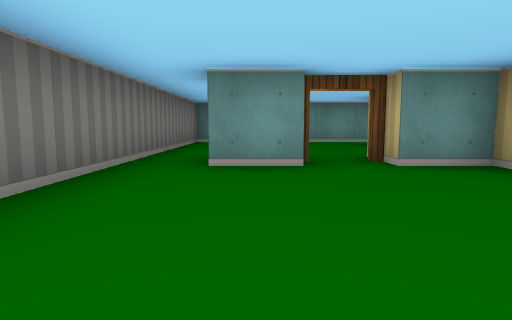
view 1 (above)

12 first-person views from a walk through a cub3D maze. The camera is about half as high as the walls, tilts 6° down and sees 75° across. The floor is counted in squares. Each view is taken from the middle of a square. On the plan, view 1 faces up. The plan holds only what a view shows up to about 9 squares ahead; the rest is blank.

view 2
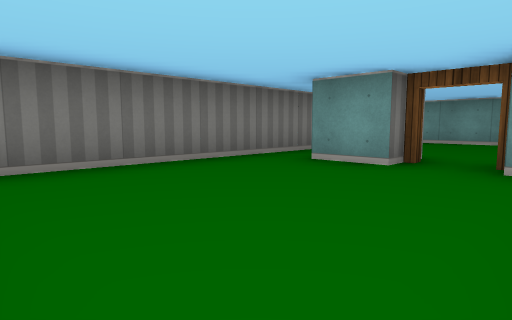

view 3
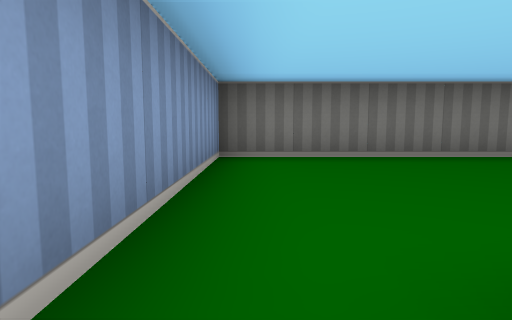

view 4
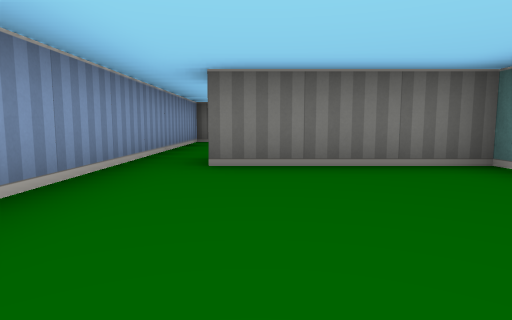

view 5
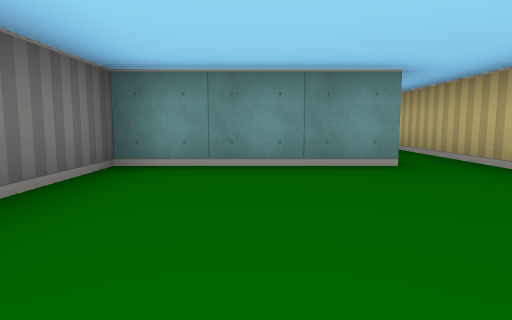

view 6
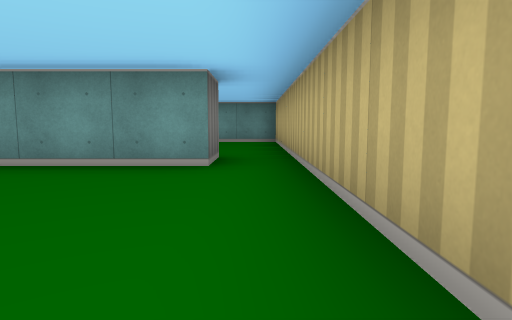

view 7
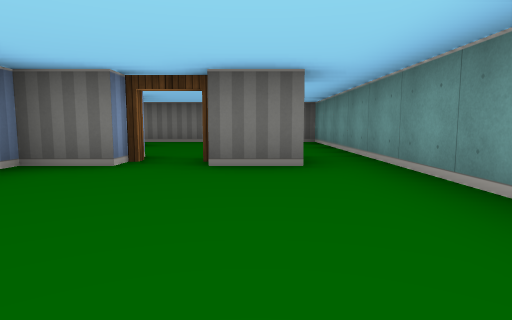

view 8
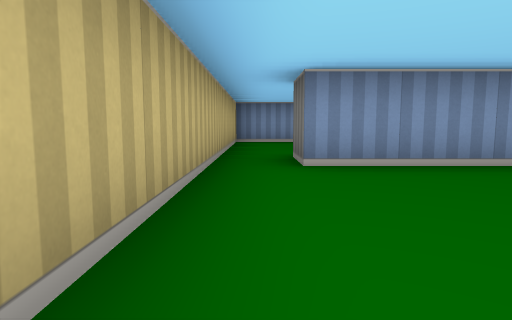

view 9
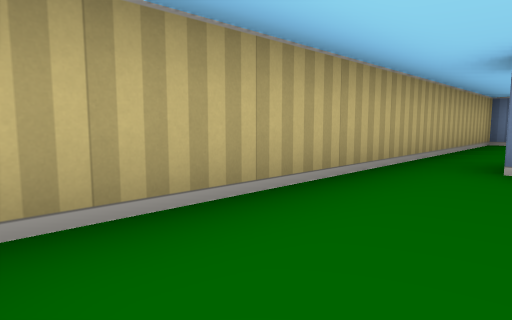

view 10
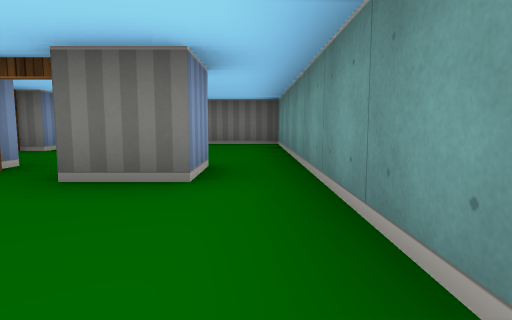

view 11
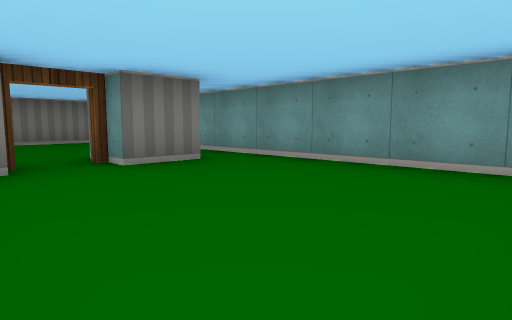

view 12
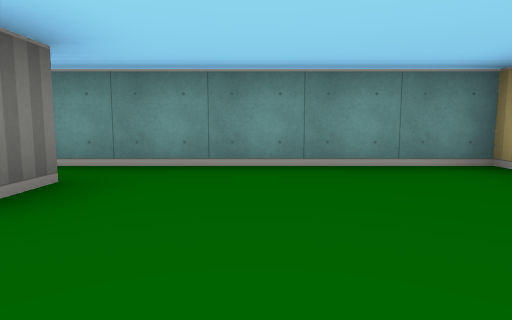

### Floor plan
Ten units are one square. View 1 is at (0, 0); x grows to the right and y downward. Boxes are objects, and circles mark ways between rooms. Rooms are numbered by the first view taken in them; rooms with no view inside come last. Other rooms are left out.
<svg viewBox="-20 -90 100 100">
<path fill="none" stroke="#000" d="M5 -35 -5 -35M-15 -45 -15 5 25 5M26 -35 15 -35M65 -45 65 -35 35 -35 35 -5M25 5 75 5 75 -45M35 -55 35 -45 65 -45M25 -75 35 -75 35 -65M75 -45 75 -85 25 -85M25 -85 -15 -85 -15 -45"/>
<circle cx="30" cy="0" r="3" fill="#2a7"/>
<circle cx="-10" cy="-40" r="3" fill="#2a7"/>
<circle cx="10" cy="-40" r="3" fill="#2a7"/>
<circle cx="70" cy="-40" r="3" fill="#2a7"/>
<circle cx="30" cy="-60" r="3" fill="#2a7"/>
<circle cx="30" cy="-80" r="3" fill="#2a7"/>
<text x="0" y="-20">1</text>
<text x="50" y="-20">2</text>
<text x="50" y="-70">3</text>
<text x="0" y="-70">4</text>
</svg>
Room 1 opens to room 2. Room 1 opens to room 4. Room 2 opens to room 3. Room 3 opens to room 4.

Where each view was taken, in squares from view 1:
view 1: 0 up, 0 right, facing up
view 2: 0 up, 2 right, facing up-left
view 3: 0 up, 3 right, facing left
view 4: 1 up, 7 right, facing left
view 5: 0 up, 5 right, facing up
view 6: 0 up, 7 right, facing up
view 7: 7 up, 7 right, facing left
view 8: 8 up, 7 right, facing down
view 9: 8 up, 6 right, facing down-right
view 10: 8 up, 6 right, facing left
view 11: 5 up, 7 right, facing up-left
view 12: 5 up, 5 right, facing up
